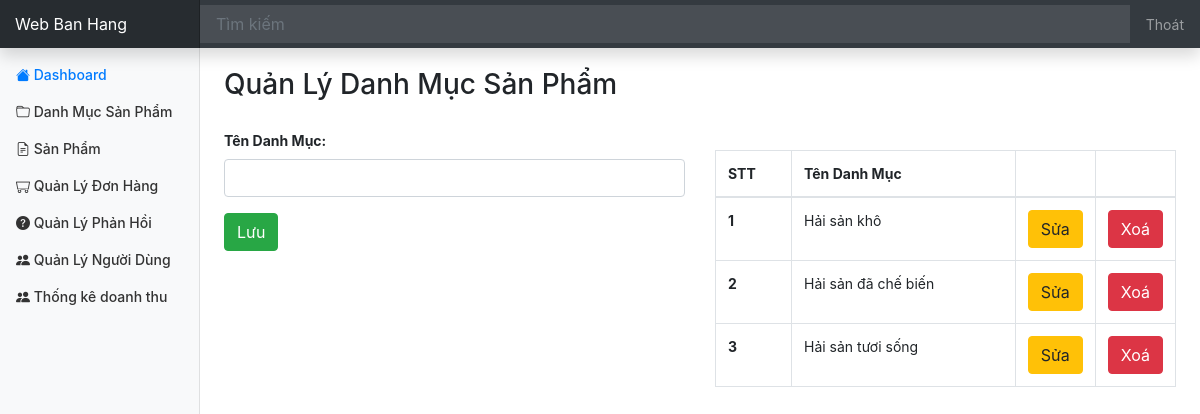
Screenshot of /admin/category/index.php (signed in) with the database file from the repository.
### tables this page shows
CREATE TABLE `category` (
  `id` int(11) NOT NULL,
  `name` varchar(100) NOT NULL
);

### database/dbhelper.php (called while the page is built, shortened)
<?php
function executeResult($sql, $isSingle = false) {
	$data = null;
	$conn = mysqli_connect(HOST, USERNAME, PASSWORD, DATABASE);
	mysqli_set_charset($conn, 'utf8');
	$resultset = mysqli_query($conn, $sql);
	if($isSingle) {
		$data = mysqli_fetch_array($resultset, 1);
	} else {
		$data = [];
		while(($row = mysqli_fetch_array($resultset, 1)) != null) {
			$data[] = $row;
		}
	}
	return $data;
}

### admin/category/index.php (the view, shortened to what this page needs)
<?php
	require_once('../layouts/header.php');
	$id = $name = '';
	$sql = "select * from Category";
	$data = executeResult($sql);
?>
<div class="row" style="margin-top: 20px;">
	<div class="col-md-12" style="margin-bottom: 20px;">
		<h3>Quản Lý Danh Mục Sản Phẩm</h3>
	</div>
	<div class="col-md-6">
		<form method="post" action="index.php" onsubmit="return validateForm();">
			<div class="form-group">
			  <label for="usr" style="font-weight: bold;">Tên Danh Mục:</label>
			  <input required="true" type="text" class="form-control" id="usr" name="name" value="<?=$name?>">
			</div>
			<button class="btn btn-success">Lưu</button>
		</form>
	</div>
	<div class="col-md-6 table-responsive">
		<table class="table table-bordered table-hover" style="margin-top: 20px;">
			<thead>
				<tr>
					<th>STT</th>
					<th>Tên Danh Mục</th>
					<th style="width: 50px"></th>
					<th style="width: 50px"></th>
				</tr>
			</thead>
			<tbody>
<?php
	$index = 0;
	foreach($data as $item) {
		echo '<tr>
					<th>'.(++$index).'</th>
					<td>'.$item['name'].'</td>
					<td style="width: 50px">
						<a href="?id='.$item['id'].'"><button class="btn btn-warning">Sửa</button></a>
					</td>
					<td style="width: 50px">
						<button onclick="deleteCategory('.$item['id'].')" class="btn btn-danger">Xoá</button>
					</td>
				</tr>';
	}
?>
			</tbody>
		</table>
	</div>
</div>
<?php
	require_once('../layouts/footer.php');
?>

### assets/css/dashboard.css (style rules this page uses)
body { font-size: .875rem; }

### rows the page displays
category: name "Hải sản khô"
category: name "Hải sản đã chế biến"
category: name "Hải sản tươi sống"
